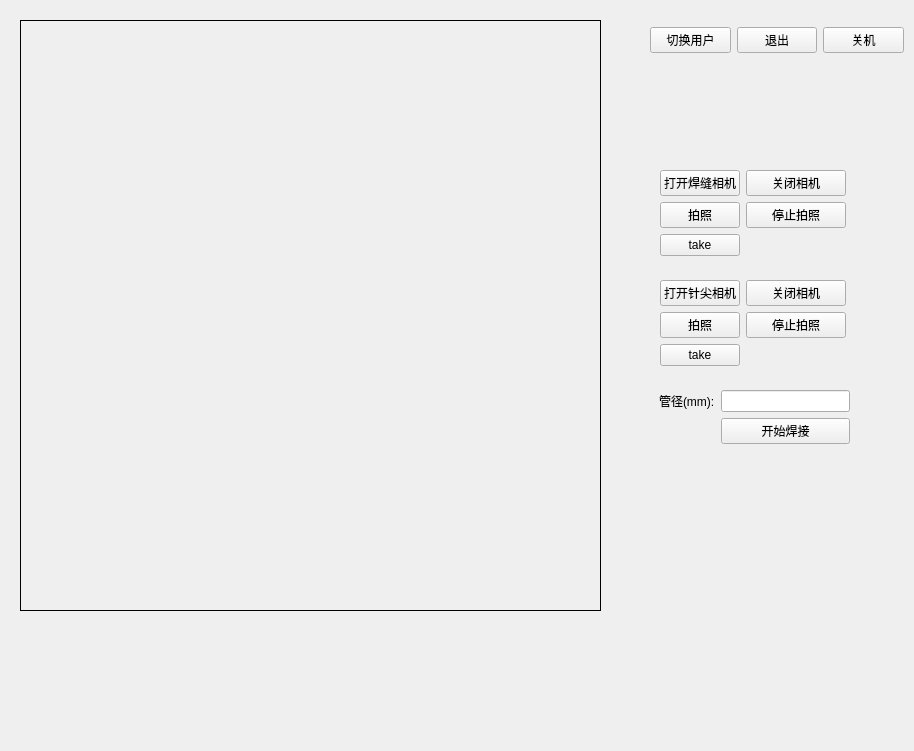
<?xml version="1.0" encoding="UTF-8"?>
<ui version="4.0">
 <class>interface</class>
 <widget class="QWidget" name="interface">
  <property name="geometry">
   <rect>
    <x>0</x>
    <y>0</y>
    <width>914</width>
    <height>751</height>
   </rect>
  </property>
  <property name="windowTitle">
   <string>Form</string>
  </property>
  <widget class="ImageLabel" name="picture_needle">
   <property name="geometry">
    <rect>
     <x>320</x>
     <y>360</y>
     <width>281</width>
     <height>251</height>
    </rect>
   </property>
   <property name="text">
    <string/>
   </property>
  </widget>
  <widget class="QWidget" name="formLayoutWidget_3">
   <property name="geometry">
    <rect>
     <x>660</x>
     <y>280</y>
     <width>186</width>
     <height>101</height>
    </rect>
   </property>
   <layout class="QFormLayout" name="formLayout_3">
    <item row="0" column="0">
     <widget class="QPushButton" name="openNeedleCamera">
      <property name="text">
       <string>打开针尖相机</string>
      </property>
     </widget>
    </item>
    <item row="0" column="1">
     <widget class="QPushButton" name="closeNeedleCamera">
      <property name="text">
       <string>关闭相机</string>
      </property>
     </widget>
    </item>
    <item row="1" column="0">
     <widget class="QPushButton" name="takeNeedlePicture">
      <property name="text">
       <string>拍照</string>
      </property>
     </widget>
    </item>
    <item row="1" column="1">
     <widget class="QPushButton" name="stopNeedleTake">
      <property name="text">
       <string>停止拍照</string>
      </property>
     </widget>
    </item>
    <item row="2" column="0">
     <widget class="QPushButton" name="takeNeedle">
      <property name="text">
       <string>take</string>
      </property>
     </widget>
    </item>
   </layout>
  </widget>
  <widget class="ImageLabel" name="picture_weld">
   <property name="geometry">
    <rect>
     <x>20</x>
     <y>20</y>
     <width>581</width>
     <height>591</height>
    </rect>
   </property>
   <property name="frameShape">
    <enum>QFrame::Box</enum>
   </property>
   <property name="text">
    <string/>
   </property>
  </widget>
  <widget class="QWidget" name="formLayoutWidget_2">
   <property name="geometry">
    <rect>
     <x>660</x>
     <y>170</y>
     <width>186</width>
     <height>101</height>
    </rect>
   </property>
   <layout class="QFormLayout" name="formLayout_2">
    <item row="0" column="0">
     <widget class="QPushButton" name="openWeldCamera">
      <property name="text">
       <string>打开焊缝相机</string>
      </property>
     </widget>
    </item>
    <item row="0" column="1">
     <widget class="QPushButton" name="closeWeldCamera">
      <property name="text">
       <string>关闭相机</string>
      </property>
     </widget>
    </item>
    <item row="1" column="0">
     <widget class="QPushButton" name="takeWeldPicture">
      <property name="text">
       <string>拍照</string>
      </property>
     </widget>
    </item>
    <item row="1" column="1">
     <widget class="QPushButton" name="stopWeldTake">
      <property name="text">
       <string>停止拍照</string>
      </property>
     </widget>
    </item>
    <item row="2" column="0">
     <widget class="QPushButton" name="takeWeld">
      <property name="text">
       <string>take</string>
      </property>
     </widget>
    </item>
   </layout>
  </widget>
  <widget class="QWidget" name="formLayoutWidget">
   <property name="geometry">
    <rect>
     <x>659</x>
     <y>390</y>
     <width>191</width>
     <height>61</height>
    </rect>
   </property>
   <layout class="QFormLayout" name="formLayout">
    <item row="0" column="0">
     <widget class="QLabel" name="label_2">
      <property name="text">
       <string>管径(mm):</string>
      </property>
     </widget>
    </item>
    <item row="0" column="1">
     <widget class="myLineEdit" name="lineE_caliber"/>
    </item>
    <item row="1" column="1">
     <widget class="QPushButton" name="btn_startWelding">
      <property name="text">
       <string>开始焊接</string>
      </property>
     </widget>
    </item>
   </layout>
  </widget>
  <widget class="QWidget" name="horizontalLayoutWidget">
   <property name="geometry">
    <rect>
     <x>650</x>
     <y>20</y>
     <width>254</width>
     <height>41</height>
    </rect>
   </property>
   <layout class="QHBoxLayout" name="horizontalLayout">
    <item>
     <widget class="QPushButton" name="btn_changeRole">
      <property name="text">
       <string>切换用户</string>
      </property>
     </widget>
    </item>
    <item>
     <widget class="QPushButton" name="btn_quit">
      <property name="text">
       <string>退出</string>
      </property>
     </widget>
    </item>
    <item>
     <widget class="QPushButton" name="btn_shutDown">
      <property name="text">
       <string>关机</string>
      </property>
     </widget>
    </item>
   </layout>
  </widget>
 </widget>
 <customwidgets>
  <customwidget>
   <class>myLineEdit</class>
   <extends>QLineEdit</extends>
   <header location="global">pubfunc/mylineedit.h</header>
  </customwidget>
  <customwidget>
   <class>ImageLabel</class>
   <extends>QLabel</extends>
   <header location="global">pubfunc/imagelabel.h</header>
  </customwidget>
 </customwidgets>
 <resources/>
 <connections/>
</ui>
